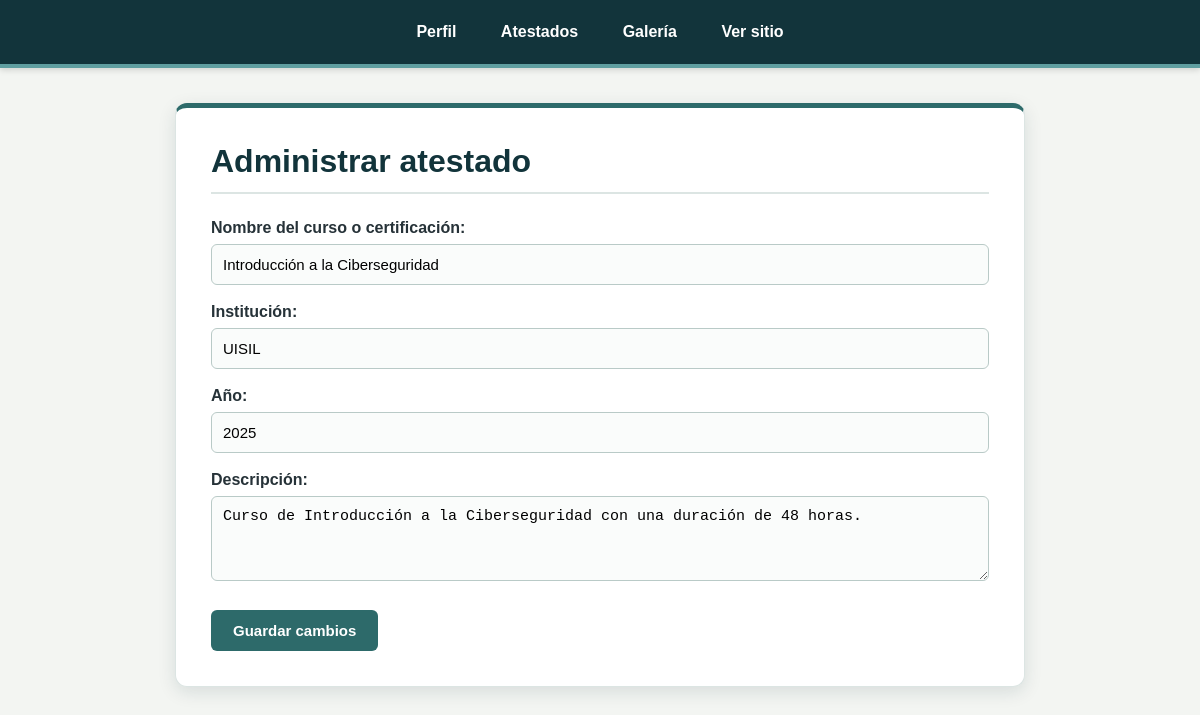
Screenshot of /admin/atestados.php with the database file from the repository.
### tables this page shows
CREATE TABLE `atestados` (
  `id` int(11) NOT NULL,
  `titulo` varchar(150) NOT NULL,
  `institucion` varchar(150) NOT NULL,
  `anio` int(11) DEFAULT NULL,
  `descripcion` text DEFAULT NULL,
  `imagen` varchar(255) DEFAULT NULL
);

### admin/atestados.php (the view, shortened to what this page needs)
<?php
require_once __DIR__ . "/../config/conexion.php";
$sql = "SELECT * FROM atestados WHERE id = 1";
$resultado = mysqli_query($conn, $sql);
$atestado = mysqli_fetch_assoc($resultado);
?>
<!DOCTYPE html>
<html lang="es">
<head>
    <link rel="stylesheet" href="../css/admin.css">
</head>
<body>
    <nav class="admin-nav">
        <a href="perfil.php">Perfil</a>
        <a href="atestados.php">Atestados</a>
        <a href="galeria.php">Galería</a>
        <a href="../index.php">Ver sitio</a>
    </nav>
    <div class="admin-contenedor">
        <h1>Administrar atestado</h1>
        <form method="POST">
            <label>Nombre del curso o certificación:</label>
            <input
                type="text"
                name="titulo"
                value="<?php echo $atestado["titulo"]; ?>"
                required
            >
            <label>Institución:</label>
            <input
                type="text"
                name="institucion"
                value="<?php echo $atestado["institucion"]; ?>"
                required
            >
            <label>Año:</label>
            <input
                type="number"
                name="anio"
                value="<?php echo $atestado["anio"]; ?>"
                required
            >
            <label>Descripción:</label>
            <textarea
                name="descripcion"
                required><?php echo $atestado["descripcion"]; ?></textarea>
            <button type="submit">
                Guardar cambios
            </button>
        </form>
    </div>
</body>
</html>

### css/admin.css (style rules this page uses)
* { box-sizing: border-box; }
body { margin: 0; font-family: Arial, Helvetica, sans-serif; background-color: #f3f5f2; color: #263238; }
.admin-nav { background-color: #12343b; padding: 14px; text-align: center; border-bottom: 4px solid #5f9ea0; box-shadow: 0 2px 6px rgba(0, 0, 0, 0.15); }
.admin-nav a { display: inline-block; color: white; text-decoration: none; margin: 0 5px; padding: 9px 15px; border-radius: 6px; font-weight: bold; transition: background-color 0.25s ease, transform 0.25s ease; }
.admin-contenedor { width: 90%; max-width: 850px; margin: 35px auto; background-color: white; padding: 35px; border-radius: 12px; border: 1px solid #dce5e3; border-top: 5px solid #2d6a6a; box-shadow: 0 5px 18px rgba(18, 52, 59, 0.12); transition: box-shadow 0.3s ease, transform 0.3s ease; }
.admin-contenedor h1 { color: #12343b; margin-top: 0; margin-bottom: 25px; padding-bottom: 12px; border-bottom: 2px solid #dce5e3; }
.admin-contenedor label { display: block; margin-top: 18px; margin-bottom: 7px; color: #263238; font-weight: bold; }
.admin-contenedor input[type="text"], .admin-contenedor input[type="email"], .admin-contenedor input[type="number"], .admin-contenedor input[type="file"], .admin-contenedor textarea { width: 100%; padding: 11px; border: 1px solid #b9cac7; border-radius: 6px; font-size: 15px; background-color: #fafcfb; transition: border-color 0.2s ease, box-shadow 0.2s ease, background-color 0.2s ease; }
.admin-contenedor textarea { min-height: 85px; resize: vertical; }
.admin-contenedor button { margin-top: 25px; padding: 12px 22px; background-color: #2d6a6a; color: white; border: none; border-radius: 6px; font-size: 15px; font-weight: bold; cursor: pointer; transition: background-color 0.2s ease, transform 0.2s ease, box-shadow 0.2s ease; }

### rows the page displays
atestados: titulo "Introducción a la Ciberseguridad", institucion "UISIL", anio "2025", descripcion "Curso de Introducción a la Ciberseguridad con una duración de 48 horas."
